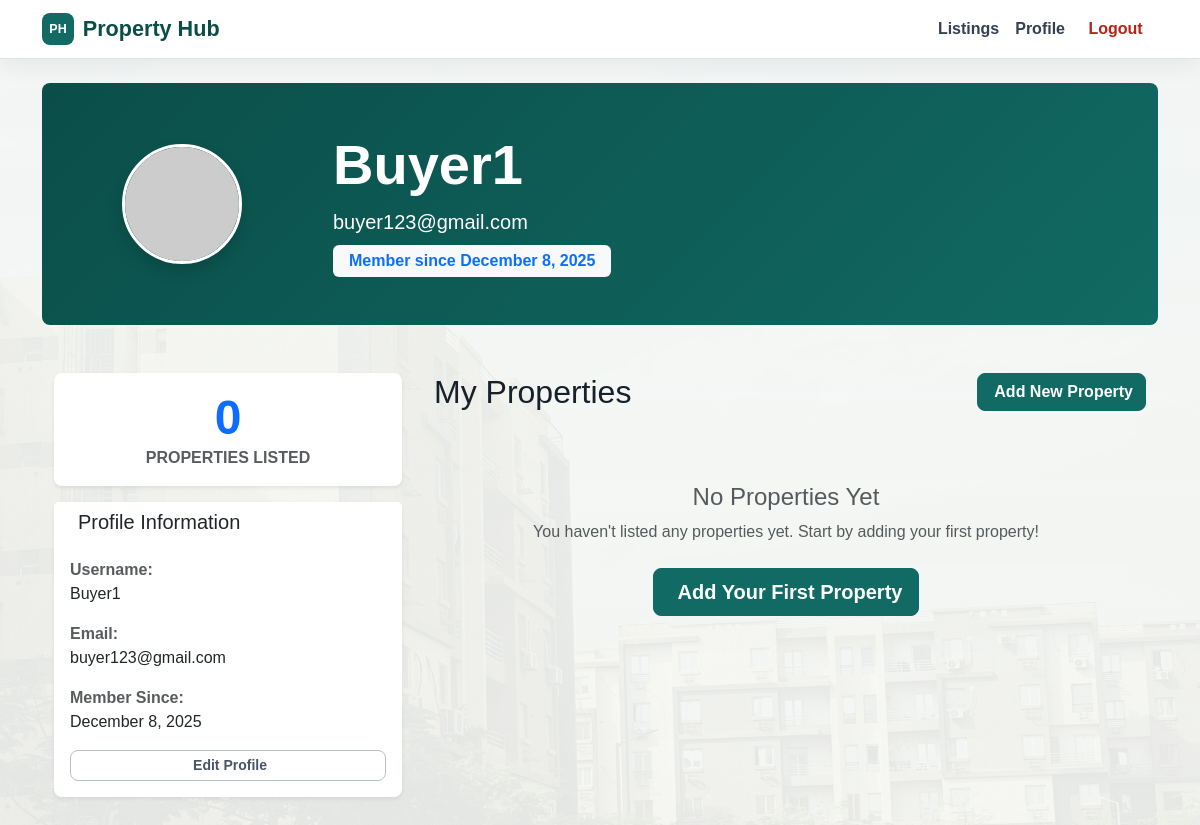
The app's page /profiles/ (signed in) with its own data.
### profiles/models.py (models this page shows, shortened)
class UserProfile(models.Model):
    user = models.OneToOneField(
        settings.AUTH_USER_MODEL,  # <- updated from auth.User
        on_delete=models.CASCADE
    )
    bio = models.TextField(blank=True)
    avatar = models.ImageField(upload_to='avatars/', blank=True, null=True)
    phone = models.CharField(max_length=20, blank=True)
    location = models.CharField(max_length=100, blank=True)

### accounts/models.py (models this page shows, shortened)
class User(AbstractUser):
    class Roles(models.TextChoices):
        ADMIN = 'admin', _('Admin')
        BUYER = 'buyer', _('Buyer')
        SELLER = 'seller', _('Seller')
    email = models.EmailField(
        _('email address'),
        unique=True,
        help_text=_('Required. Unique email address.')
    )
    phone = models.CharField(
        max_length=15,
        blank=True,
        help_text=_('Contact phone number.')
    )
    bio = models.TextField(
        blank=True,
        help_text=_('Short bio for the profile.')
    )
    profile_picture = models.ImageField(
        upload_to='profiles/',
        blank=True,
        null=True,
        help_text=_('Profile picture.')
    )
    role = models.CharField(
        max_length=10,
        choices=Roles.choices,
        default=Roles.BUYER,
        help_text=_('Role of the user.')
    )
    USERNAME_FIELD = 'email'
    REQUIRED_FIELDS = ['username', 'first_name', 'last_name']
    @property
    def is_seller(self):
        return self.role == self.Roles.SELLER
    @property
    def is_admin(self):
        return self.role == self.Roles.ADMIN or self.is_superuser

### profiles/views.py (the view)
# urls.py: path('', views.profile_view, name='profile'),  # handles /profiles/
@login_required
def profile_view(request):
    user_profile, created = UserProfile.objects.get_or_create(user=request.user)
    user_properties = Property.objects.filter(owner=request.user)
    return render(request, 'profiles/profile.html', {
        'profile': user_profile,
        'my_properties': user_properties
    })

### profiles/templates/profiles/profile.html (shortened to what this page needs)
{% extends "base.html" %}
{% load static %}
{% block content %}
<div class="profile-container">
    <div class="profile-header bg-primary text-white py-5">
        <div class="container">
            <div class="row align-items-center">
                <div class="col-md-3 text-center">
                    <img src="https://via.placeholder.com/150" class="profile-avatar rounded-circle border border-3 border-white shadow" alt="Profile Picture">
                </div>
                <div class="col-md-9">
                    <h1 class="display-4 fw-bold">{{ profile.user.username }}</h1>
                    <p class="lead mb-2">{{ profile.user.email }}</p>
                    <span class="badge bg-light text-primary fs-6 px-3 py-2">Member since {{ profile.user.date_joined|date:"F j, Y" }}</span>
                </div>
            </div>
        </div>
    </div>
    <div class="container py-5">
        <div class="row">
            <div class="col-md-4 mb-4">
                <div class="card profile-stats-card border-0 shadow-sm">
                    <div class="card-body text-center">
                        <div class="stat-number display-4 text-primary fw-bold">{{ my_properties|length }}</div>
                        <div class="stat-label text-muted">Properties Listed</div>
                    </div>
                </div>
                <div class="card profile-info-card border-0 shadow-sm mt-3">
                    <div class="card-header bg-white border-0">
                        <h5 class="mb-0">Profile Information</h5>
                    </div>
                    <div class="card-body">
                        <div class="mb-3">
                            <strong class="text-muted">Username:</strong><br>
                            {{ profile.user.username }}
                        </div>
                        <div class="mb-3">
                            <strong class="text-muted">Email:</strong><br>
                            {{ profile.user.email }}
                        </div>
                        <div class="mb-3">
                            <strong class="text-muted">Member Since:</strong><br>
                            {{ profile.user.date_joined|date:"F j, Y" }}
                        </div>
                        <a href="{% url 'edit_profile' %}" class="btn btn-outline-secondary btn-sm w-100">
                            Edit Profile
                        </a>
                    </div>
                </div>
            </div>
            <div class="col-md-8">
                <div class="d-flex justify-content-between align-items-center mb-4">
                    <h2 class="mb-0">My Properties</h2>
                    <a href="{% url 'property_create' %}" class="btn btn-primary">
                        Add New Property
                    </a>
                </div>
                {% if my_properties %}
                    <div class="row">
                        {% for property in my_properties %}
                            <div class="col-lg-6 mb-4">
                                <div class="card property-card h-100 border-0 shadow-sm">
                                    {% if property.image %}
                                        <img src="{{ property.image.url }}" class="card-img-top property-image" alt="{{ property.title }}">
                                    {% else %}
                                        <img src="https://via.placeholder.com/400x250/cccccc/666666?text=No+Image" class="card-img-top property-image" alt="Default Property Image">
                                    {% endif %}
                                    <div class="card-body">
                                        <h5 class="card-title property-title">{{ property.title }}</h5>
                                        <p class="card-text property-location mb-2">
                                            <i class="fas fa-map-marker-alt text-muted me-1"></i>{{ property.location }}
                                        </p>
                                        <p class="card-text property-price mb-3">
                                            ${{ property.price|floatformat:0 }}
                                        </p>
                                        <div class="property-details mb-3">
                                            <div class="property-meta">
                                                {% if property.bedrooms %}
                                                    <span class="me-3"><i class="fas fa-bed text-muted me-1"></i>{{ property.bedrooms }} bed{% if property.bedrooms > 1 %}s{% endif %}</span>
                                                {% endif %}
                                                {% if property.bathrooms %}
                                                    <span class="me-3"><i class="fas fa-bath text-muted me-1"></i>{{ property.bathrooms }} bath{% if property.bathrooms > 1 %}s{% endif %}</span>
                                                {% endif %}
                                                <span><i class="fas fa-home text-muted me-1"></i>{{ property.get_property_type_display }}</span>
                                            </div>
                                        </div>
                                        <div class="d-flex gap-2">
                                            <a href="{% url 'property_detail' property.pk %}" class="btn btn-outline-primary btn-sm flex-fill">
                                                <i class="fas fa-eye me-1"></i>View
                                            </a>
                                                <a href="{% url 'property_update' property.pk %}" class="btn btn-outline-secondary btn-sm flex-fill">
                                                    <i class="fas fa-edit me-1"></i>Edit
                                                </a>
                                                <a href="{% url 'property_choose_image' property.pk %}" class="btn btn-outline-info btn-sm flex-fill">
                                                    <i class="fas fa-image me-1"></i>Choose Image
                                                </a>
                                        </div>
                                    </div>
                                    <div class="card-footer bg-light border-0">
                                        <small class="text-muted">
                                            <i class="fas fa-calendar-alt me-1"></i>Listed {{ property.listed_date|date:"M j, Y" }}
                                        </small>
                                    </div>
                                </div>
                            </div>
                        {% endfor %}
                    </div>
                {% else %}
                    <div class="text-center py-5">
                        <div class="empty-state">
                            <h4 class="text-muted">No Properties Yet</h4>
                            <p class="text-muted mb-4">You haven't listed any properties yet. Start by adding your first property!</p>
                            <a href="{% url 'property_create' %}" class="btn btn-primary btn-lg">
                                Add Your First Property
                            </a>
                        </div>
                    </div>
                {% endif %}
            </div>
        </div>
    </div>
</div>
{% endblock %}

### static/css/style.css (style rules this page uses)
:root { --ph-ink: #17212b; --ph-muted: #667085; --ph-soft: #f4f7f5; --ph-surface: #ffffff; --ph-border: #d9e2dc; --ph-primary: #116a63; --ph-primary-dark: #0b4e49; --ph-accent: #b65d2a; --ph-danger: #b42318; --ph-shadow: 0 18px 45px rgba(23, 33, 43, 0.1); }
* { box-sizing: border-box; }
body { min-height: 100vh; color: var(--ph-ink); font-family: Arial, Helvetica, sans-serif; background: linear-gradient(180deg, rgba(244, 247, 245, 0.96), rgba(247, 249, 247, 0.92)), url("../images/pexels-mahmoud-zakariya-2154822140-34975232 (2).jpg") center top / cover fixed; }
a { color: var(--ph-primary); }
.btn { border-radius: 8px; font-weight: 700; letter-spacing: 0; transition: background-color .18s ease, border-color .18s ease, color .18s ease, box-shadow .18s ease, transform .18s ease; }
.btn-primary { background: var(--ph-primary); border-color: var(--ph-primary); }
.btn-outline-secondary { color: #475467; border-color: #b8c3bd; }
.profile-card .profile-avatar, .profile-avatar { width: 120px; height: 120px; object-fit: cover; border: 4px solid #fff; box-shadow: 0 12px 30px rgba(23, 33, 43, 0.16); }
.profile-header { position: relative; overflow: hidden; background: linear-gradient(135deg, var(--ph-primary-dark), var(--ph-primary)); border-radius: 8px; }
.profile-stats-card, .profile-info-card { border-radius: 8px; }
.stat-number { color: var(--ph-primary-dark); font-size: 3rem; font-weight: 800; }
.stat-label { color: var(--ph-muted); font-weight: 700; text-transform: uppercase; }
.empty-state, .no-properties { color: var(--ph-muted); }

### records on screen
UserProfile: user.username "Buyer1", user.email "buyer123@gmail.com", user.date_joined "December 8, 2025"

### other values on screen
{{ my_properties|length }} "0"
